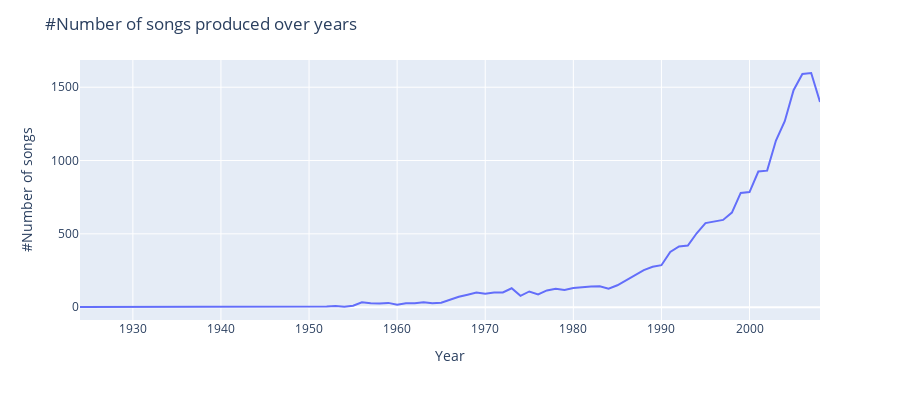

The cell this chart's notebook holds for it:
### Code cell
%%local
import plotly.express as px
fig = px.line(analysis2_df, x='_1', y='_2')
fig.update_layout(
    height=400,
    title_text='  #Number of songs produced over years',
    yaxis_title="#Number of songs",
    xaxis_title="Year"
)
fig.show()

### Figure 1 — Plotly figure (JSON) as saved in the notebook; plotly's stock layout.template omitted (floating-point values rounded to 4 significant figures)
{"data": [{"hovertemplate": "_1=%{x}<br>_2=%{y}<extra></extra>", "legendgroup": "", "line": {"color": "#636efa", "dash": "solid"}, "mode": "lines", "name": "", "orientation": "v", "showlegend": false, "type": "scatter", "x": [1924, 1926, 1928, 1929, 1930, 1931, 1934, 1935, 1936, 1938, 1939, 1940, 1944, 1945, 1946, 1947, 1948, 1949, 1950, 1951, 1952, 1953, 1954, 1955, 1956, 1957, 1958, 1959, 1960, 1961, 1962, 1963, 1964, 1965, 1966, 1967, 1968, 1969, 1970, 1971, 1972, 1973, 1974, 1975, 1976, 1977, 1978, 1979, 1980, 1981, 1982, 1983, 1984, 1985, 1986, 1987, 1988, 1989, 1990, 1991, 1992, 1993, 1994, 1995, 1996, 1997, 1998, 1999, 2000, 2001, 2002, 2003, 2004, 2005, 2006, 2007, 2008], "xaxis": "x", "y": [1, 1, 3, 2, 1, 3, 1, 4, 1, 1, 3, 2, 2, 1, 1, 2, 3, 2, 3, 4, 5, 8, 2, 10, 33, 27, 25, 29, 16, 26, 26, 33, 26, 30, 53, 71, 85, 100, 92, 100, 100, 129, 77, 107, 87, 114, 126, 117, 130, 137, 140, 142, 126, 149, 185, 216, 253, 275, 286, 376, 414, 420, 504, 573, 584, 595, 645, 779, 785, 925, 931, 1136, 1268, 1480, 1590, 1597, 1400], "yaxis": "y"}], "layout": {"height": 400, "legend": {"tracegroupgap": 0}, "margin": {"t": 60}, "title": {"text": "  #Number of songs produced over years"}, "xaxis": {"anchor": "y", "domain": [0, 1], "title": {"text": "Year"}}, "yaxis": {"anchor": "x", "domain": [0, 1], "title": {"text": "#Number of songs"}}}}
